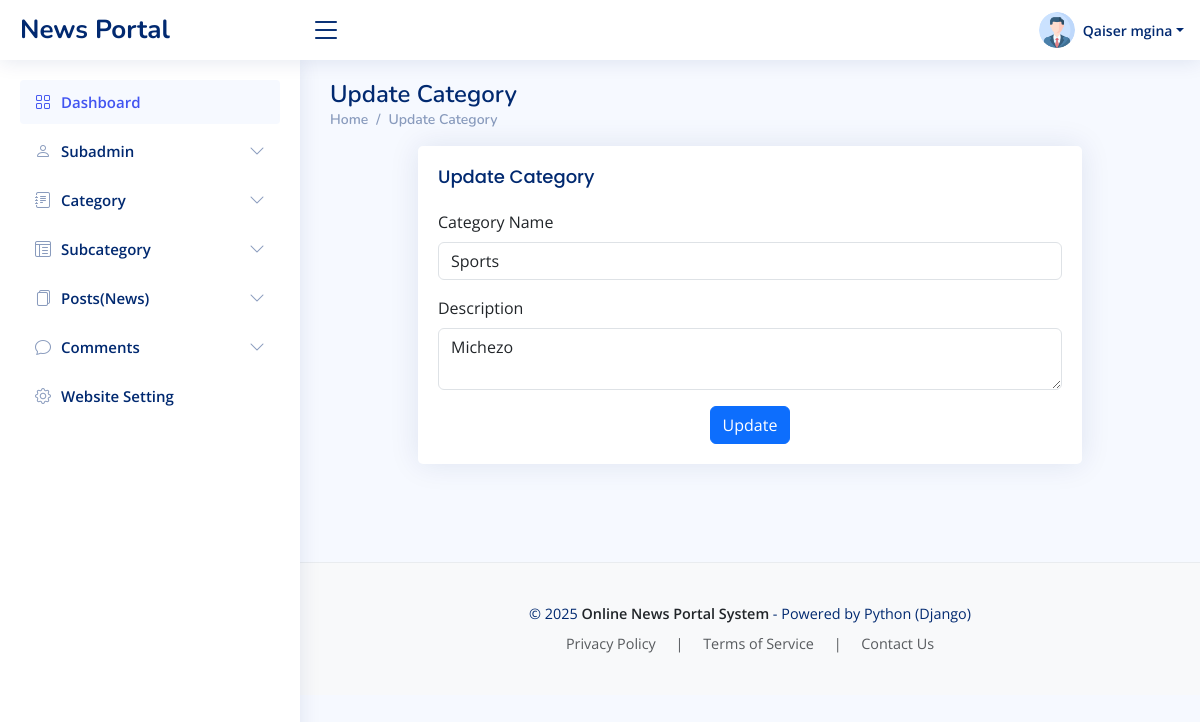
Page /UpdateCategory/1 (signed in) on the committed database.
### newsapp/models.py (models this page shows, shortened)
class CustomUser(AbstractUser):
    USER ={
        (1,'admin'),
        (2,'subadmin'),
    }
    user_type = models.CharField(choices=USER,max_length=50,default=1)
    profile_pic = models.ImageField(upload_to='media/profile_pic')

class Category(models.Model):
    catname = models.CharField(max_length=200)
    catdes = models.TextField(blank=True)
    created_at = models.DateTimeField(auto_now_add=True)
    updated_at = models.DateTimeField(auto_now=True)

### onps/adminviews.py (the view)
# urls.py: path('UpdateCategory/<str:id>', adminviews.UPDATE_CATEGORY, name='update_category'),
def UPDATE_CATEGORY(request,id):
    category = Category.objects.get(id=id)
    context = {
         'category':category,
    }
    return render(request,'admin/update_category.html',context)

### newsapp/context_processors.py (called while the page is built)
def category_processor(request):
    cat = Category.objects.all()
    return {'cat': cat}

def aboutus(request):
    first_page = Page.objects.first()
    return {'first_page':first_page}

### templates/admin/update_category.html (shortened to what this page needs)
{% extends 'base.html' %}
{% block content %}
<div class="pagetitle">
      <h1>Update Category</h1>
      <nav>
        <ol class="breadcrumb">
          <li class="breadcrumb-item"><a href="{% url 'dashboard' %}">Home</a></li>
          <li class="breadcrumb-item">Update Category</li>
        </ol>
      </nav>
    </div>
    <section class="section">
      <div class="row">
        <div class="col-lg-12" style="padding-left: 100px;padding-right: 100px;">
          <div class="card">
            <div class="card-body">
              <h5 class="card-title">Update Category</h5>
              <form class="row g-3" method="POST" action="{% url 'update_category_details' %}">
                <div class="col-12">
                  <label for="inputEmail4" class="form-label">Category Name</label>
                  <input type="text" name="catname" class="form-control" required="true" value="{{category.catname}}">
                </div>
                <div class="col-12">
                  <label for="inputPassword4" class="form-label">Description</label>
                  <textarea  name="catdes" class="form-control" >{{category.catdes}}</textarea>
                </div>
                <div class="text-center">
                  <button type="submit" class="btn btn-primary">Update</button>
                </div>
              </form>
            </div>
          </div>
        </div>
      </div>
    </section>
    {% endblock %}

### templates/includes/header.html (shortened to what this page needs)
{% load static %}
<header id="header" class="header fixed-top d-flex align-items-center">
  {% if user.user_type == '1' %}
    <div class="d-flex align-items-center justify-content-between">
      <a href="{% url 'dashboard' %}" class="logo d-flex align-items-center">
        <span class="d-none d-lg-block">News Portal</span>
      </a>
      <i class="bi bi-list toggle-sidebar-btn"></i>
    </div>
    <nav class="header-nav ms-auto">
      <ul class="d-flex align-items-center">
        <li class="nav-item dropdown pe-3">
          <a class="nav-link nav-profile d-flex align-items-center pe-0" href="#" data-bs-toggle="dropdown">
            {% if user.profile_pic %}
            <img src="{{ user.profile_pic.url }}" alt="Profile" class="rounded-circle">
            {% else %}
            <img src="{% static 'img/default-profile.png' %}" alt="Profile" class="rounded-circle">
            {% endif %}
            <span class="d-none d-md-block dropdown-toggle ps-2">{{user.first_name}} {{user.last_name}}</span>
          </a>
        </li>
      </ul>
    </nav>
    {% endif %}
  </header>

### static/assets/css/style.css (style rules this page uses)
:root { scroll-behavior: smooth; }
body { font-family: "Open Sans", sans-serif; background: #f6f9ff; color: #444444; }
a { color: #4154f1; text-decoration: none; }
h1, h2, h3, h4, h5, h6 { font-family: "Nunito", sans-serif; }
.pagetitle { margin-bottom: 10px; }
.pagetitle h1 { font-size: 24px; margin-bottom: 0; font-weight: 600; color: #012970; }
.card { margin-bottom: 30px; border: none; border-radius: 5px; box-shadow: 0px 0 30px rgba(1, 41, 112, 0.1); }
.card-title { padding: 20px 0 15px 0; font-size: 18px; font-weight: 500; color: #012970; font-family: "Poppins", sans-serif; }
.card-body { padding: 0 20px 20px 20px; }
.breadcrumb { font-size: 14px; font-family: "Nunito", sans-serif; color: #899bbd; font-weight: 600; }
.breadcrumb a { color: #899bbd; transition: 0.3s; }
.breadcrumb .breadcrumb-item::before { color: #899bbd; }
.logo { line-height: 1; }
@media (min-width: 1200px) { .logo { width: 280px; } }
.logo span { font-size: 26px; font-weight: 700; color: #012970; font-family: "Nunito", sans-serif; }
.header { transition: all 0.5s; z-index: 997; height: 60px; box-shadow: 0px 2px 20px rgba(1, 41, 112, 0.1); background-color: #fff; padding-left: 20px; }
.header .toggle-sidebar-btn { font-size: 32px; padding-left: 10px; cursor: pointer; color: #012970; }
.header-nav ul { list-style: none; }
.header-nav>ul { margin: 0; padding: 0; }
.header-nav .nav-profile { color: #012970; }
.header-nav .nav-profile img { max-height: 36px; }
.header-nav .nav-profile span { font-size: 14px; font-weight: 600; }

### rows in the picture
CustomUser: profile_pic (picture), first_name "Qaiser", last_name "mgina"
Category: catname "Sports", catdes "Michezo"
